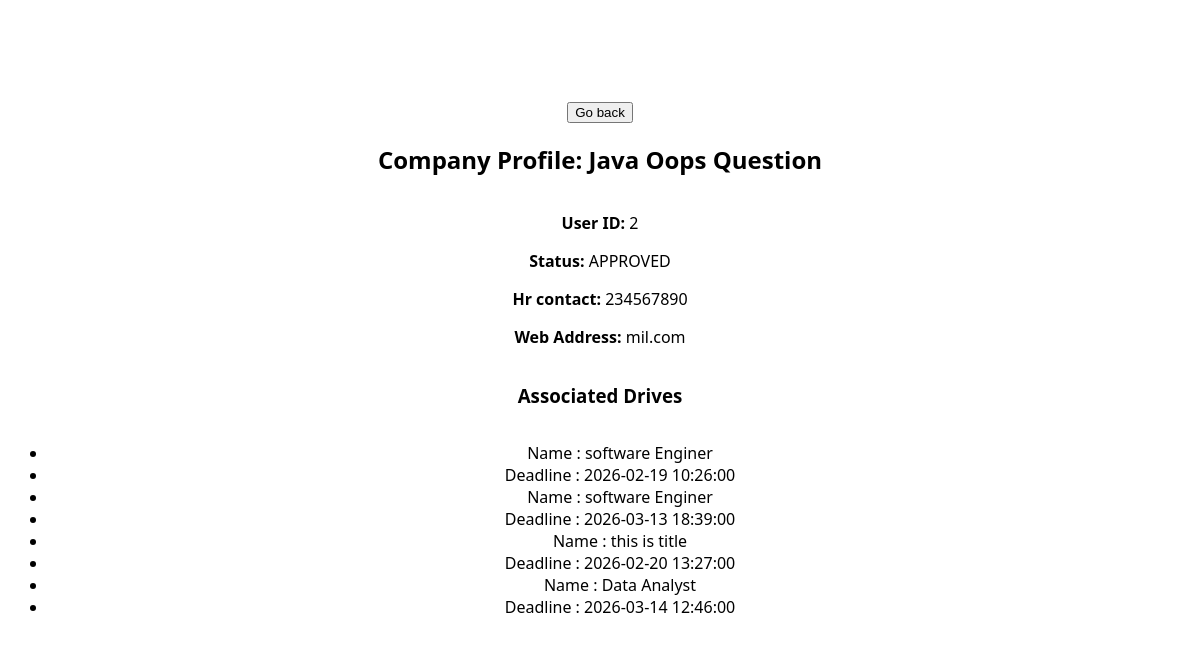
The page /admin/company/2 on the database its author committed.
### portal/models.py (models this page shows)
class Company(db.Model,UserMixin):
    __tablename__ = 'companies'
    id = db.Column(db.Integer , primary_key = True)
    user_id = db.Column(db.Integer,db.ForeignKey('users.id'),nullable = False)
    company_name = db.Column(db.String(100) , unique = True, nullable = False)
    hr_contact = db.Column(db.String(20) , unique = True)
    website = db.Column(db.String(200))
    approval_status = db.Column(db.String(20) , default = 'APPROVED') #APPROVED , PENDING , REJECTED
    is_blacklisted = db.Column(db.Boolean , default = False)

class Drive(db.Model,UserMixin):
    __tablename__ = 'placement_drives'
    id = db.Column(db.Integer , primary_key = True)
    company_id = db.Column(db.Integer,db.ForeignKey('companies.id') , nullable = False)
    job_title = db.Column(db.String(100), nullable = False)
    description = db.Column(db.String(200), nullable = False)
    eligibility = db.Column(db.String(100), nullable = False)
    deadline = db.Column(db.DateTime, nullable = False)
    status = db.Column(db.String(20), nullable = False,default ='APPROVED') #APPROVED,PENDING,CLOSED
    company = db.relationship('Company' , backref = 'companies')

### app.py (the view)
@app.route('/admin/company/<int:company_id>')
def company_details(company_id):
    company = Company.query.get_or_404(company_id)
    company_drives = Drive.query.filter_by(company_id=company_id).all()
    return render_template('admin/company_details.html', company=company, drives=company_drives)

### templates/admin/company_details.html (shortened to what this page needs)
<!DOCTYPE html>
<html lang="en">
<head>
</head>
<body>
    <a href="{{url_for('admin_companies')}}"><button>Go back</button></a>
    <h2>Company Profile: {{ company.company_name }}</h2>
    <div class="card">
        <p><strong>User ID:</strong> {{ company.id }}</p>
        <p><strong>Status:</strong> {{ company.approval_status }}</p>
        <p><strong>Hr contact:</strong> {{ company.hr_contact }}</p>
        <p><strong>Web Address:</strong> {{ company.website }}</p>
    </div>
    <h3>Associated Drives</h3>
    <ul>
        {% for d in drives %}
        <li>Name : {{ d.job_title }} </li>
        <li>Deadline : {{ d.deadline }} </li>
        {% endfor %}
    </ul>
</body>
</html>

### templates/admin/company_details.html (style rules this page uses)
body { margin-top: 100px; font-family: system-ui, -apple-system, BlinkMacSystemFont, 'Segoe UI', Roboto, Oxygen, Ubuntu, Cantarell, 'Open Sans', 'Helvetica Neue', sans-serif; display: flex; flex-direction: column; justify-content: center; text-align: center; }

### rows shown on the page
Company: company_name "Java Oops Question", id "2", approval_status "APPROVED", hr_contact "234567890", website "mil.com"
Drive: job_title "software Enginer", deadline "2026-02-19 10:26:00"
Drive: job_title "software Enginer", deadline "2026-03-13 18:39:00"
Drive: job_title "this is title", deadline "2026-02-20 13:27:00"
Drive: job_title "Data Analyst", deadline "2026-03-14 12:46:00"
